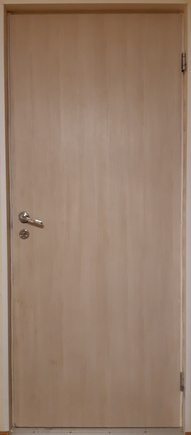
#> input picture data/door.jpg, 191 x 435 px, shrunk from 908 x 2067 before the run
$ jupyter execute --allow-errors big_laba.ipynb   (older library calls are emulated)
#> lines starting #> are read from the running program, lines starting #| are printed output that depends on the picture; after the words box and inside, x2 and y2 are one past the last pixel; in counts of white or black regions, pixels touching at a corner belong together
[cell 1]
import glob
import os

import cv2
import numpy as np
import matplotlib.pyplot as plt

from skimage.filters import gaussian, threshold_minimum
from skimage.color import rgb2gray
from skimage.morphology import binary_opening, binary_closing
from skimage.measure import label, regionprops

from prettytable import PrettyTable
from collections import Counter

[cell 2]
from skimage.filters import gaussian, threshold_minimum
from skimage.color import rgb2gray
from skimage.morphology import binary_opening, binary_closing
from skimage.measure import label, regionprops

class Executor():
    def __init__(self, door_img_path):
#> called with door_img_path = 'data/door.jpg'
        self.door_img = cv2.imread(door_img_path)
#> self.door_img is the input picture: shape (435, 191, 3); mean B, G, R 106.8, 125.3, 150.6
        self.distance_to_gitar = 1.3
        self.distance_to_door = 2

        self.ratio = self.distance_to_gitar / self.distance_to_door

    def run(self, img_path, plot=False):
#> called with img_path = 'data/positive/11.jpg', plot = True
        img = cv2.imread(img_path)
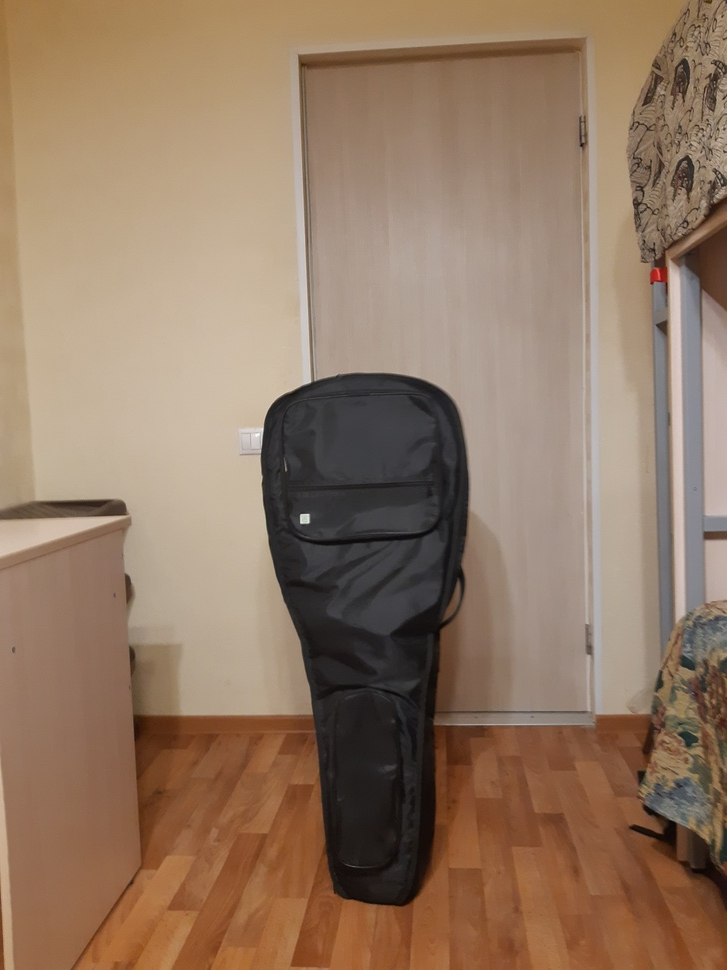
#> input picture data/positive/11.jpg, 727 x 970 px, shrunk from 3456 x 4608 before the run
#> img is the input picture: shape (970, 727, 3); mean B, G, R 99.5, 120.8, 146.3
        wg, hg = self._get_gitar(img, plot)
        wd, hd = self._get_door(img, plot)

        new_wg = self.ratio * wg
        new_hg = self.ratio * hg

        if (wd > new_wg) & (hd > new_hg):
            result = True
        else:
            result = False

        if plot:
            print('Пройдет' if result else 'Не пройдет')

        return result

    def _get_largest_component(self, mask):
        labels = label(mask) # разбиение маски на компоненты связности
        props = regionprops(labels) # нахождение свойств каждой области (положение центра, площадь, bbox, интервал интенсивностей и т.д.)
        areas = [prop.area for prop in props] # нас интересуют площади компонент связности

        largest_comp_id = np.array(areas).argmax() # находим номер компоненты с максимальной площадью

        return labels == (largest_comp_id + 1) # области нумеруются с 1, поэтому надо прибавить 1 к индексу

    def _get_gitar(self, img, plot=False):
#> called with plot = True
        img_blur = gaussian(img, sigma=0.5, multichannel=True)
        img_blur_gray = rgb2gray(img_blur)
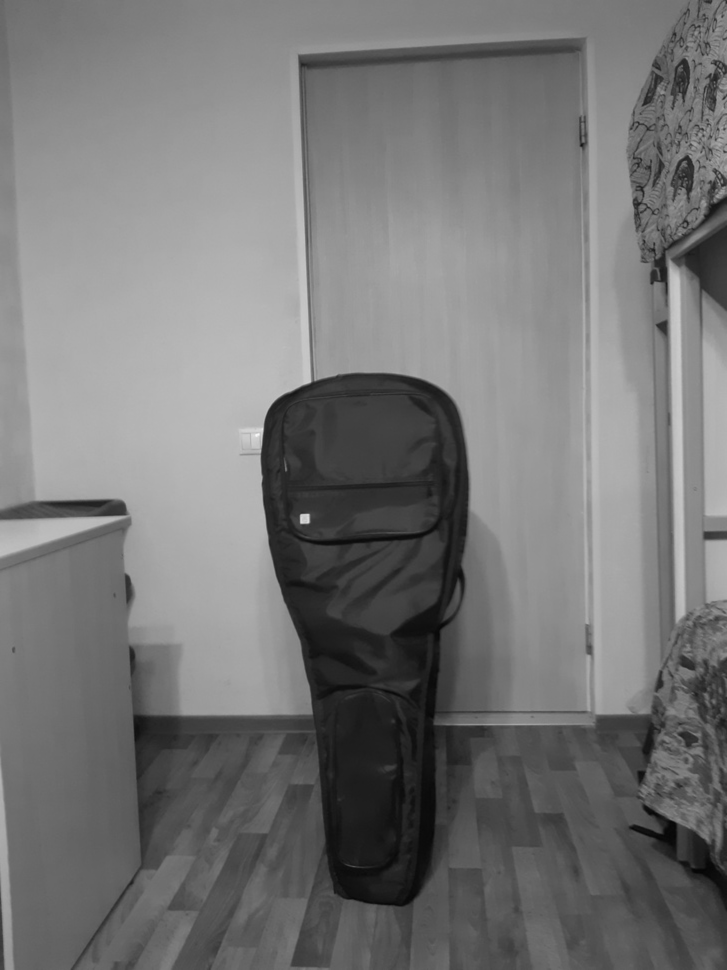
#> img_blur_gray: shape (970, 727) float64; min 0.0228, max 0.976, mean 0.463
        thresh_min = threshold_minimum(img_blur_gray)
#> thresh_min = 0.468
        res_min = img_blur_gray <= thresh_min
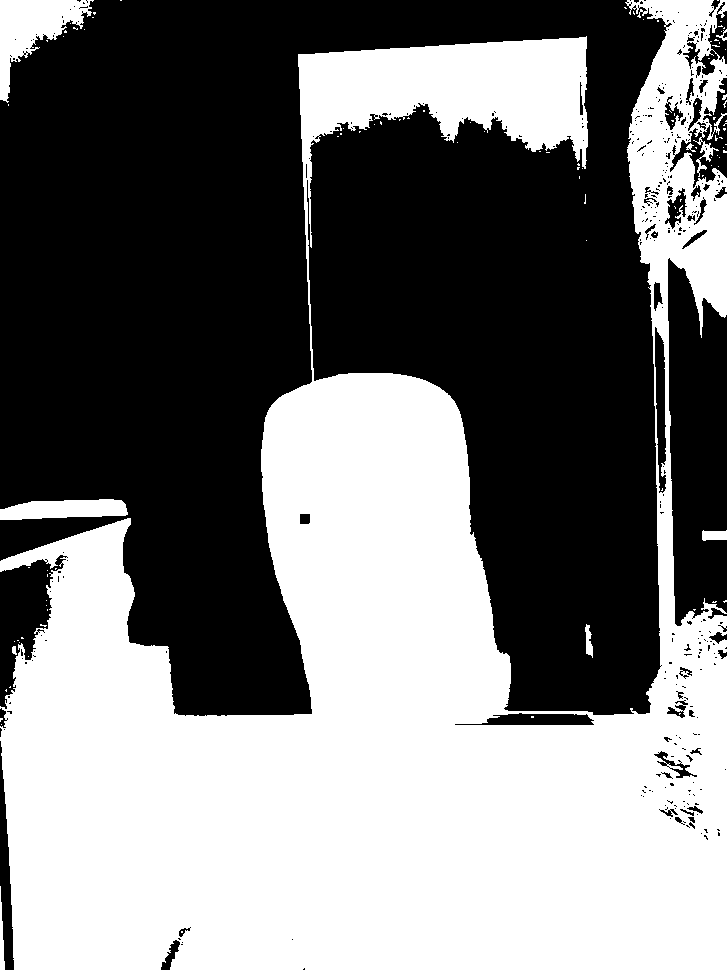
#> res_min: shape (970, 727) bool; 47.1% white; 104 white regions (95 under 20 px), largest, box (x1, y1, x2, y2) and area: (0, 0, 727, 970) 325195, (0, 0, 94, 103) 3997, (0, 499, 128, 520) 2061

        res_min = binary_opening(res_min, selem=np.ones((7, 7)))
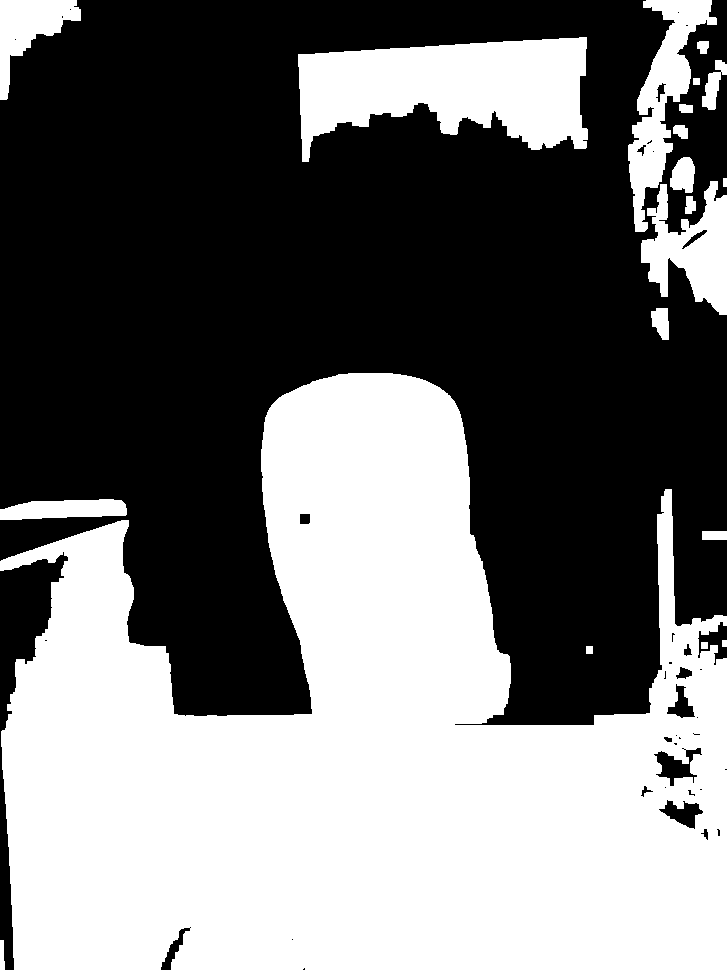
#> res_min: shape (970, 727) bool; 45.5% white; 20 white regions, largest, box (x1, y1, x2, y2) and area: (0, 373, 727, 970) 275328, (298, 37, 588, 162) 23701, (628, 0, 717, 232) 7130

        res_min = binary_closing(res_min, selem=np.ones((7, 7)))
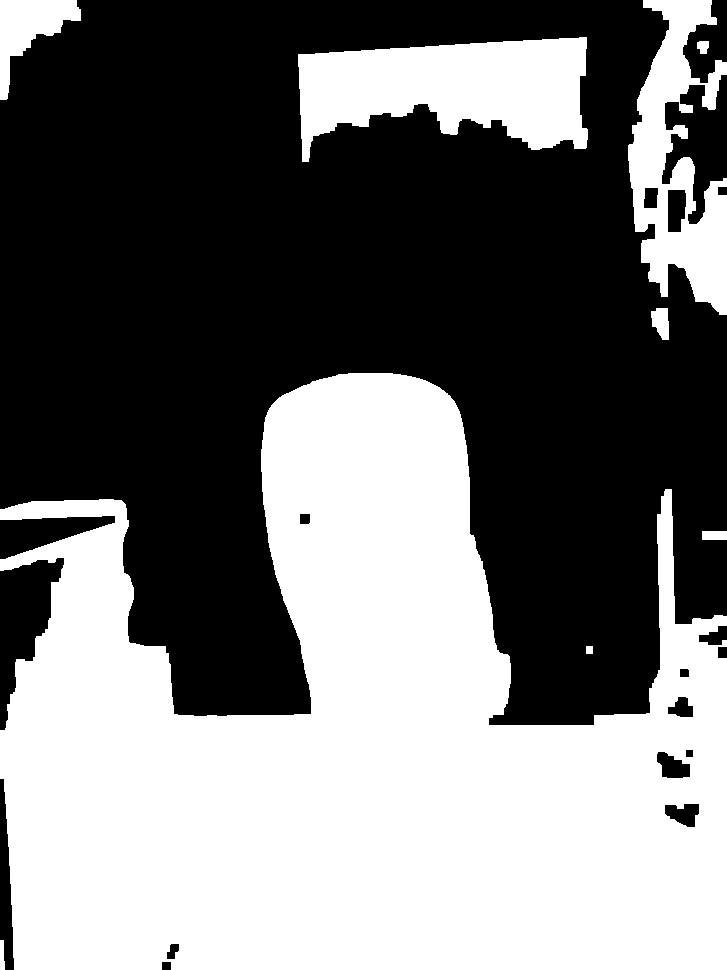
#> res_min: shape (970, 727) bool; 45.8% white; 9 white regions

        res = self._get_largest_component(res_min)
#> in _get_largest_component, `labels = label(mask)`:
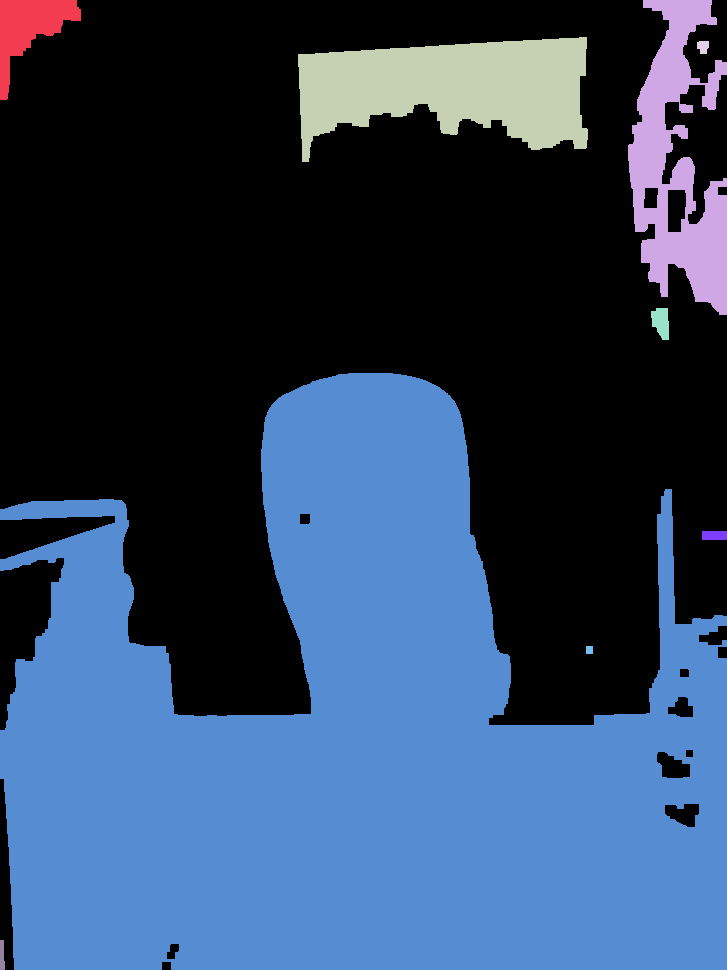
#> labels: shape (970, 727) int32; 10 distinct labels, from 0 to 9; one colour per label, 0 black
#> in _get_largest_component, `props = regionprops(labels)`: props = 9 regions; largest, box (x1, y1, x2, y2) and area: (0, 373, 727, 970) 278665, (298, 37, 588, 162) 23804, (628, 0, 727, 315) 16150, (0, 0, 81, 100) 3545, (651, 308, 669, 340) 436
#> in _get_largest_component, `areas = [prop.area for prop in props]`: areas = [3545, 16150, 23804, 128, 436, 278665, 225, 56, 129]
#> in _get_largest_component, `largest_comp_id = np.array(areas).argmax()`: largest_comp_id = 5
#> in _get_largest_component, `return labels == (largest_comp_id + 1)`:
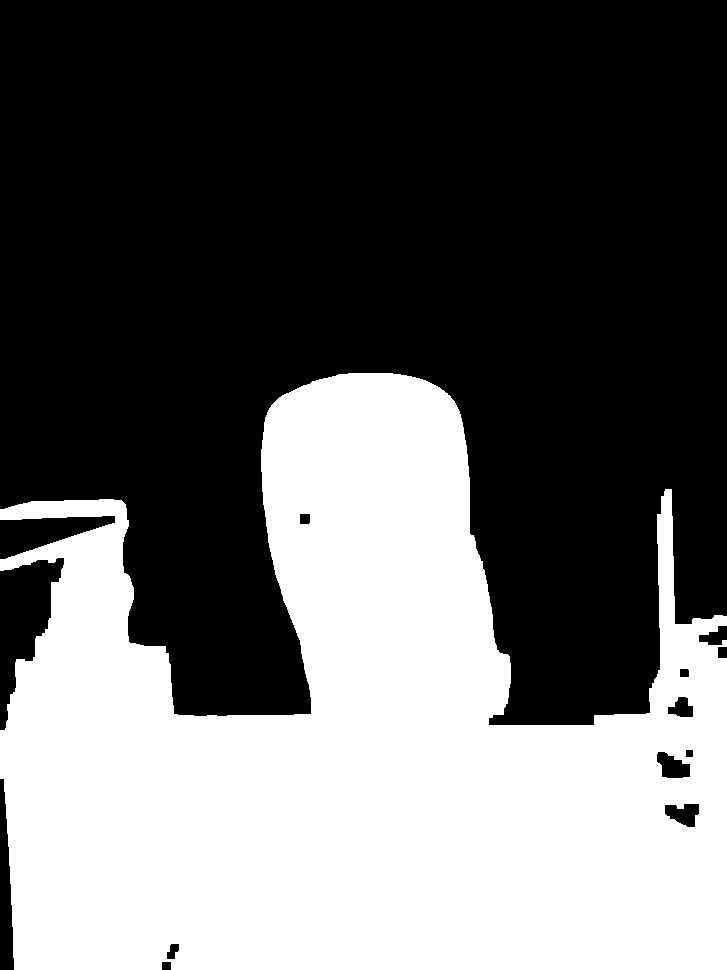
#> returned value: shape (970, 727) bool; 39.5% white; 1 white region, box (x1, y1, x2, y2) and area: (0, 373, 727, 970) 278665

        if plot:
            plt.imshow(res, cmap='gray')
            plt.show()

        idx = []
        for i, x in enumerate(res):
            if True in x:
                idx.append(i)
#> after the loop, idx = 597 values from 373 to 969

        h = np.max(idx)- np.min(idx)
#> h = 596

        idx = []
        for i, x in enumerate(res.T):
            if True in x:
                idx.append(i)
#> after the loop, idx = 727 values from 0 to 726

        w = np.max(idx) - np.min(idx)
#> w = 726
#> in run, `wg, hg = self._get_gitar(img, plot)`: hg = 596

        return w, h

    def _get_door(self, img, plot):
#> called with plot = True
        MIN_MATCH_COUNT = 10
        # Initiate SIFT detector
        sift = cv2.SIFT_create()
        # find the keypoints and descriptors with SIFT
        kp1, des1 = sift.detectAndCompute(self.door_img,None)
#> kp1 = 18 keypoints; strongest (x, y, size): (182, 388, 3.7), (24, 221, 4), (24, 234, 5.9), (41, 226, 3.7)
        kp2, des2 = sift.detectAndCompute(img,None)
#> kp2 = 698 keypoints; strongest (x, y, size): (301, 522, 2.5), (308, 522, 2.6), (663, 327, 9), (116, 507, 12.4)
        FLANN_INDEX_KDTREE = 1
        index_params = dict(algorithm = FLANN_INDEX_KDTREE, trees = 5)
        search_params = dict(checks = 50)
        flann = cv2.FlannBasedMatcher(index_params, search_params)
        matches = flann.knnMatch(des1,des2,k=2)
#> matches = 18 matches
        # store all the good matches as per Lowe's ratio test.

        good = []
        for m,n in matches:
            if m.distance < 0.7*n.distance:
                good.append(m)
#> this loop made 18 passes
#> after the loop, good = 5 matches

        if len(good) > MIN_MATCH_COUNT:
            src_pts = np.float32([ kp1[m.queryIdx].pt for m in good ]).reshape(-1,1,2)
            dst_pts = np.float32([ kp2[m.trainIdx].pt for m in good ]).reshape(-1,1,2)
            M, mask = cv2.findHomography(src_pts, dst_pts, cv2.RANSAC,5.0)
            matchesMask = mask.ravel().tolist()
            h,w,d = self.door_img.shape
            pts = np.float32([ [0,0],[0,h-1],[w-1,h-1],[w-1,0] ]).reshape(-1,1,2)
            dst = cv2.perspectiveTransform(pts,M)

            if plot:
                img2 = cv2.polylines(img,[np.int32(dst)],True,(255,255,255),5, cv2.LINE_AA)
                plt.imshow(cv2.cvtColor(img2, cv2.COLOR_BGR2RGB))
                plt.show()

            w = np.sum((dst[3, 0] - dst[0, 0]) ** 2) ** (1/2)
            h = np.sum((dst[1, 0] - dst[0, 0]) ** 2) ** (1/2)

            return w, h

        print( "Not enough matches are found - {}/{}".format(len(good), MIN_MATCH_COUNT) )
#| Not enough matches are found - 5/10
        return None, None

[cell 3]
executor = Executor(os.path.join('data', 'door.jpg'))

[cell 4]
ims_positive = glob.glob(os.path.join('data', 'positive', '*.jpg'))

positive_results = []
#> (the rest of this cell did not finish here and is left out)

#> in run, `new_wg = self.ratio * wg`: new_wg = 471.9
#> in run, `new_hg = self.ratio * hg`: new_hg = 387.4
